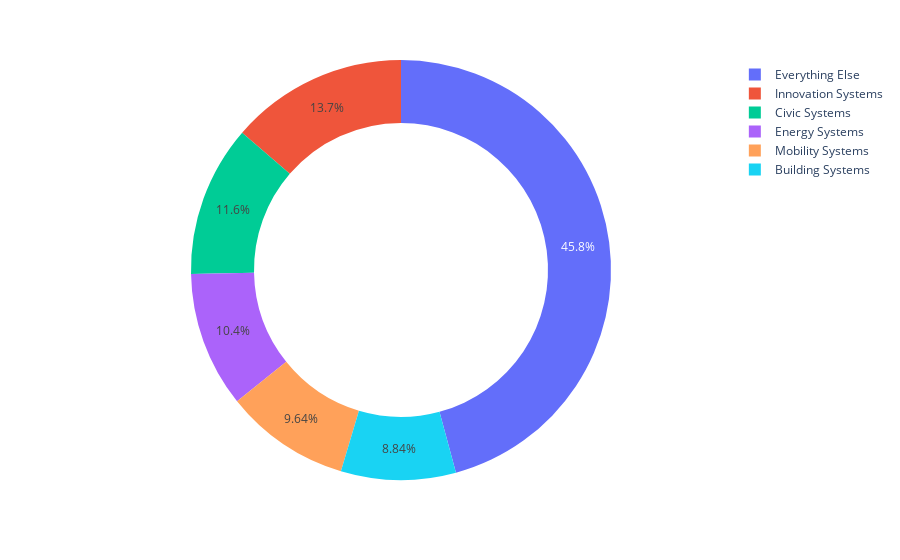

Source (notebook cell):
### Code cell
#df = px.data.gapminder().query("year == 2007").query("continent == 'Europe'")
#df.loc[df['pop'] < 2.e6, 'country'] = 'Other countries' # Represent only large countries
px.pie(values=category_counts_agg, names=category_counts_agg.index, hole=0.7)

### Figure 1 — Plotly figure (JSON) as saved in the notebook; plotly's stock layout.template omitted (floating-point values rounded to 4 significant figures)
{"data": [{"domain": {"x": [0, 1], "y": [0, 1]}, "hole": 0.7, "hovertemplate": "label=%{label}<br>value=%{value}<extra></extra>", "labels": ["Innovation Systems", "Civic Systems", "Energy Systems", "Mobility Systems", "Building Systems", "Everything Else"], "legendgroup": "", "name": "", "showlegend": true, "type": "pie", "values": [34, 29, 26, 24, 22, 114]}], "layout": {"legend": {"tracegroupgap": 0}, "margin": {"t": 60}}}
